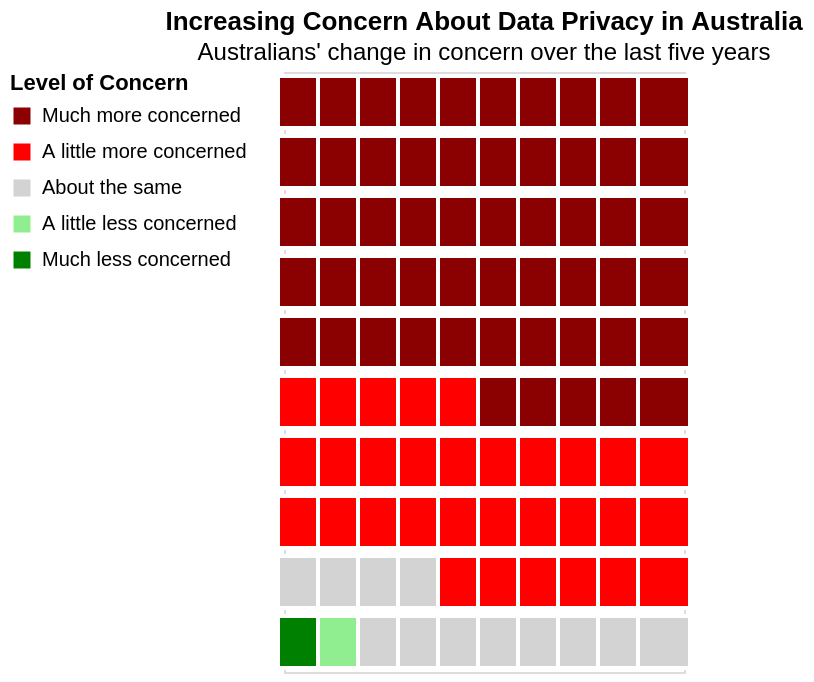

Write a Vega-Lite specification for this figure.
### Vega-Lite specification from a JSON file in a GitHub repository (floating-point values rounded to 4 significant figures)
{"$schema": "https://vega.github.io/schema/vega-lite/v5.json", "description": "A 10x10 waffle chart with 5 categories.", "width": "container", "height": 300, "title": {"text": "Increasing Concern About Data Privacy in Australia", "subtitle": "Australians' change in concern over the last five years"}, "data": {"values": [{"category": "Much less concerned", "count": 1}, {"category": "A little less concerned", "count": 1}, {"category": "About the same", "count": 12}, {"category": "A little more concerned", "count": 31}, {"category": "Much more concerned", "count": 56}]}, "transform": [{"window": [{"op": "sum", "field": "count", "as": "cumulative"}], "frame": [null, 0]}, {"calculate": "datum.cumulative - datum.count", "as": "start_idx"}, {"calculate": "datum.cumulative", "as": "end_idx"}, {"window": [{"op": "row_number", "as": "row_num"}], "ignorePeers": true}, {"calculate": "sequence(0, 100)", "as": "grid"}, {"flatten": ["grid"]}, {"filter": "datum.grid >= datum.start_idx && datum.grid < datum.end_idx"}, {"calculate": "datum.grid % 10", "as": "x"}, {"calculate": "9 - floor(datum.grid / 10)", "as": "y"}, {"calculate": "datum.count / 100", "as": "percentage"}], "mark": {"type": "rect", "stroke": "white", "strokeWidth": 2, "width": 26, "height": 26}, "encoding": {"x": {"field": "x", "type": "ordinal", "axis": null}, "y": {"field": "y", "type": "ordinal", "axis": null}, "color": {"field": "category", "type": "nominal", "scale": {"range": ["lightgreen", "red", "lightgrey", "green", "darkred"]}, "legend": {"title": "Level of Concern", "values": ["Much more concerned", "A little more concerned", "About the same", "A little less concerned", "Much less concerned"], "orient": "left"}}, "tooltip": [{"field": "category", "type": "nominal", "title": "Level of Concern"}, {"field": "percentage", "type": "quantitative", "title": "Percentage of Australians", "format": ".0%"}]}}
